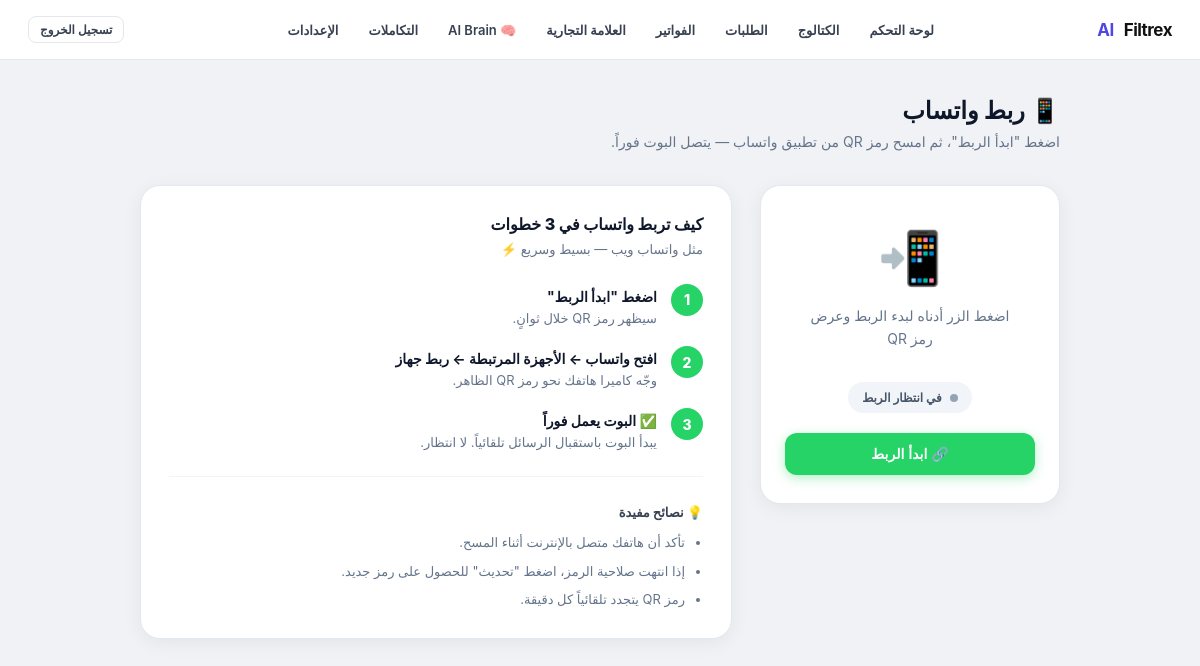
The page /admin/connect-whatsapp/qr (signed in) on the database its author committed.
### tables this page shows
CREATE TABLE clients (
                id                INTEGER PRIMARY KEY AUTOINCREMENT,
                name              TEXT NOT NULL,
                business_type     TEXT DEFAULT 'clinic',
                default_language  TEXT DEFAULT 'ar',
                currency          TEXT DEFAULT 'MAD',
                timezone          TEXT DEFAULT 'Africa/Casablanca',
                admin_whatsapp    TEXT,
                ultramsg_instance TEXT,
                ultramsg_token    TEXT,
                is_active         INTEGER DEFAULT 1,
                created_at        TEXT DEFAULT (datetime('now'))
            , whatsapp_connected INTEGER DEFAULT 0, onboarding_step INTEGER DEFAULT 0, referral_code   TEXT, referred_by     INTEGER, referral_count  INTEGER DEFAULT 0, brand_name          TEXT, logo_url            TEXT, primary_color       TEXT DEFAULT '#4f46e5', custom_domain       TEXT, white_label_enabled INTEGER DEFAULT 0, business_whatsapp_number TEXT, whatsapp_connection_status TEXT DEFAULT 'not_connected', whatsapp_provider TEXT DEFAULT 'ultramsg', plan TEXT DEFAULT 'free', subscription_id TEXT, subscription_status TEXT DEFAULT 'inactive', is_trial          INTEGER DEFAULT 0, trial_started_at  TEXT, trial_ends_at     TEXT, affiliate_enabled  INTEGER DEFAULT 1, affiliate_code     TEXT, affiliate_earnings REAL    DEFAULT 0.0, affiliate_rate     REAL    DEFAULT 0.20, assistant_tone        TEXT DEFAULT 'friendly', assistant_goal        TEXT DEFAULT 'book_appointments', business_description  TEXT DEFAULT '', policies              TEXT DEFAULT '', fallback_message      TEXT DEFAULT '', trial_reminder_day  INTEGER DEFAULT 0);

### app.py (the view)
@app.route("/admin/connect-whatsapp/qr")
def admin_connect_whatsapp_qr():
    guard = _admin_guard()
    if guard:
        return guard
    cid    = _session_client_id()
    client = get_client(cid)
    inst   = get_whatsapp_instance(cid)
    return render_template(
        "admin/connect_whatsapp_qr.html",
        client=client,
        active="whatsapp",
        has_instance=bool(inst),
        instance_status=(inst["status"] if inst else None),
    )

### app.py (called while the page is built, shortened)
def get_whatsapp_instance(client_id):
    try:
        _con = sqlite3.connect(DB_FILE, timeout=10)
        _con.row_factory = sqlite3.Row
        row = _con.execute(
            "SELECT * FROM whatsapp_instances WHERE client_id=?", (client_id,)
        ).fetchone()
        _con.close()
        return row
    except Exception as _e:
        print(f"[GET_WA_INSTANCE_ERROR] client={client_id} {_e!r}")
        return None

@app.context_processor
def _inject_branding():
    return {"branding": getattr(g, "branding", {"brand_name": "Filtrex AI",
                                                  "logo_url": None,
                                                  "primary_color": "#4f46e5",
                                                  "white_label_enabled": 0})}

def t(key, lang="en"):
    lang = lang if lang in TRANSLATIONS else "en"
    return TRANSLATIONS[lang].get(key) or TRANSLATIONS["en"].get(key, key)

@app.context_processor
def _inject_lang():
    cid = session.get("client_id")
    lang = "en"
    if cid:
        _con = sqlite3.connect("bookings.db", timeout=10)
        _con.row_factory = sqlite3.Row
        try:
            _row = _con.execute(
                "SELECT default_language FROM clients WHERE id=?", (cid,)
            ).fetchone()
        finally:
            _con.close()
        if _row:
            lang = _row["default_language"] or "en"
    return {"lang": lang, "t": t}

@app.context_processor
def _inject_trial_info():
    try:
        cid = session.get("client_id")
        if cid:
            _client = get_client(cid)
            return {"trial_info": get_trial_status(_client)}
    except Exception:
        pass
    return {"trial_info": None}

def get_db_connection():
    con = sqlite3.connect(DB_FILE, timeout=10)
    con.row_factory = sqlite3.Row
    return con

def _session_client_id():
    cid = session.get("client_id")
    return int(cid) if cid else CLIENT_ID

def get_client(client_id=CLIENT_ID):
    con = get_db_connection()
    try:
        row = con.execute("SELECT * FROM clients WHERE id=?", (client_id,)).fetchone()
    finally:
        con.close()
    return dict(row) if row else {}

def get_trial_status(client):
    if not client or not client.get("is_trial"):
        return {"is_trial": False, "active": False, "expired": False}

### templates/admin/connect_whatsapp_qr.html (shortened to what this page needs)
{% extends "admin/layout.html" %}
{% block content %}
{% set dir = "rtl" if lang == "ar" else "ltr" %}
<div class="qr-page">
  <div class="qr-page-head">
    <h1>📱 {% if lang == "ar" %}ربط واتساب{% else %}Connect WhatsApp{% endif %}</h1>
    <p>
      {% if lang == "ar" %}
        اضغط "ابدأ الربط"، ثم امسح رمز QR من تطبيق واتساب — يتصل البوت فوراً.
      {% else %}
        Tap "Start connecting", then scan the QR code from WhatsApp — your bot goes live instantly.
      {% endif %}
    </p>
  </div>
  <div class="qr-layout">
    <div class="qr-card">
      <div id="qr-idle-state" class="qr-idle"
        {% if instance_status == 'connected' %}style="display:none"{% endif %}>
        <div class="qr-idle-icon">📲</div>
        <div class="qr-idle-text">
          {% if lang == "ar" %}
            اضغط الزر أدناه لبدء الربط وعرض رمز QR
          {% else %}
            Press the button below to start linking and see your QR code
          {% endif %}
        </div>
      </div>
      <div class="qr-status-badge {% if instance_status == 'connected' %}badge-connected{% else %}badge-idle{% endif %}" id="status-badge">
        <div class="dot"></div>
        <span id="status-text">
        </span>
      </div>
      <div class="qr-btn-row" id="action-btns"
        {% if instance_status == 'connected' %}style="display:none"{% endif %}>
        <button class="btn-qr-start" id="btn-start" onclick="startConnection()"
          {% if has_instance and instance_status == 'pending' %}style="display:none"{% endif %}>
          🔗 {% if lang == "ar" %}ابدأ الربط{% else %}Start Connecting{% endif %}
        </button>
      </div>
    </div>
    <div class="qr-instructions">
      <div class="qr-instructions-title">
        {% if lang == "ar" %}كيف تربط واتساب في 3 خطوات{% else %}How to connect in 3 steps{% endif %}
      </div>
      <div class="qr-instructions-sub">
        {% if lang == "ar" %}مثل واتساب ويب — بسيط وسريع ⚡{% else %}Just like WhatsApp Web — fast and simple ⚡{% endif %}
      </div>
      <ul class="qr-steps">
        <li class="qr-step">
          <div class="qr-step-num">1</div>
          <div class="qr-step-body">
            <strong>{% if lang == "ar" %}اضغط "ابدأ الربط"{% else %}Tap "Start Connecting"{% endif %}</strong>
            <span>{% if lang == "ar" %}سيظهر رمز QR خلال ثوانٍ.{% else %}Your QR code appears in seconds.{% endif %}</span>
          </div>
        </li>
        <li class="qr-step">
          <div class="qr-step-num">2</div>
          <div class="qr-step-body">
            <strong>{% if lang == "ar" %}افتح واتساب ← الأجهزة المرتبطة ← ربط جهاز{% else %}Open WhatsApp → Linked Devices → Link Device{% endif %}</strong>
            <span>{% if lang == "ar" %}وجّه كاميرا هاتفك نحو رمز QR الظاهر.{% else %}Point your camera at the QR code shown on screen.{% endif %}</span>
          </div>
        </li>
        <li class="qr-step">
          <div class="qr-step-num">3</div>
          <div class="qr-step-body">
            <strong>{% if lang == "ar" %}✅ البوت يعمل فوراً{% else %}✅ Your bot goes live instantly{% endif %}</strong>
            <span>{% if lang == "ar" %}يبدأ البوت باستقبال الرسائل تلقائياً. لا انتظار.{% else %}The bot starts receiving messages automatically. No waiting.{% endif %}</span>
          </div>
        </li>
      </ul>
      <hr class="qr-divider">
      <div style="font-size:13px;color:#64748b;line-height:1.7;">
        <div style="font-weight:700;color:#374151;margin-bottom:8px;">
          💡 {% if lang == "ar" %}نصائح مفيدة{% else %}Tips{% endif %}
        </div>
        <ul style="padding-{{ 'right' if lang == 'ar' else 'left' }}:18px;margin:0;display:flex;flex-direction:column;gap:6px;">
          <li>{% if lang == "ar" %}تأكد أن هاتفك متصل بالإنترنت أثناء المسح.{% else %}Keep your phone connected to the internet while scanning.{% endif %}</li>
          <li>{% if lang == "ar" %}إذا انتهت صلاحية الرمز، اضغط "تحديث" للحصول على رمز جديد.{% else %}If the code expires, tap "Refresh" to get a new one.{% endif %}</li>
          <li>{% if lang == "ar" %}رمز QR يتجدد تلقائياً كل دقيقة.{% else %}QR code auto-refreshes every minute.{% endif %}</li>
        </ul>
      </div>
    </div>
  </div>
</div>
{% endblock %}

### templates/admin/layout.html (shortened to what this page needs)
<!DOCTYPE html>
<html lang="{{ lang }}" dir="{{ 'rtl' if lang == 'ar' else 'ltr' }}">
<head>
</head>
<body>
<nav class="nav">
  <div class="nav-brand">
    {% if branding.logo_url %}
      <img src="{{ branding.logo_url }}" alt="{{ branding.brand_name }}"
           style="height:32px;width:auto;object-fit:contain;border-radius:4px;" />
    {% else %}
      {% set _parts = branding.brand_name.split() %}
      {% if _parts|length >= 2 %}
        {{ _parts[:-1]|join(' ') }} <span>{{ _parts[-1] }}</span>
      {% else %}
        <span>{{ branding.brand_name }}</span>
      {% endif %}
    {% endif %}
  </div>
  <div class="nav-links">
    <a href="/admin/dashboard" class="nav-link {% if active=='dashboard' %}active{% endif %}">{{ t("nav_dashboard", lang) }}</a>
    <a href="/admin/catalog" class="nav-link {% if active=='catalog' %}active{% endif %}">{{ t("nav_catalog", lang) }}</a>
    <a href="/admin/orders" class="nav-link {% if active=='orders' %}active{% endif %}">{{ t("nav_orders", lang) }}</a>
    <a href="/admin/billing" class="nav-link {% if active=='billing' %}active{% endif %}">{{ t("nav_billing", lang) }}</a>
    <a href="/admin/branding" class="nav-link {% if active=='branding' %}active{% endif %}">{{ t("nav_branding", lang) }}</a>
    <a href="/admin/ai-brain" class="nav-link {% if active=='ai-brain' %}active{% endif %}">🧠 AI Brain</a>
    <a href="/admin/integrations" class="nav-link {% if active=='integrations' %}active{% endif %}">{{ t("nav_integrations", lang) }}</a>
    <a href="/admin/settings" class="nav-link {% if active=='settings' %}active{% endif %}">{{ t("nav_settings", lang) }}</a>
  </div>
  <div class="nav-right">
    <a href="/logout" class="btn btn-ghost btn-sm">{{ t("nav_logout", lang) }}</a>
  </div>
</nav>
<div class="shell">
  {% block content %}{% endblock %}
</div>
</body>
</html>

### rows shown on the page
clients: default_language "لوحة التحكم", default_language "الكتالوج", default_language "الطلبات", default_language "الفواتير", default_language "العلامة التجارية", default_language "التكاملات", default_language "الإعدادات", default_language "تسجيل الخروج"

### other values the page prints
{{ _parts[:-1]|join(' ') }} "Filtrex"
{{ _parts[-1] }} "AI"
